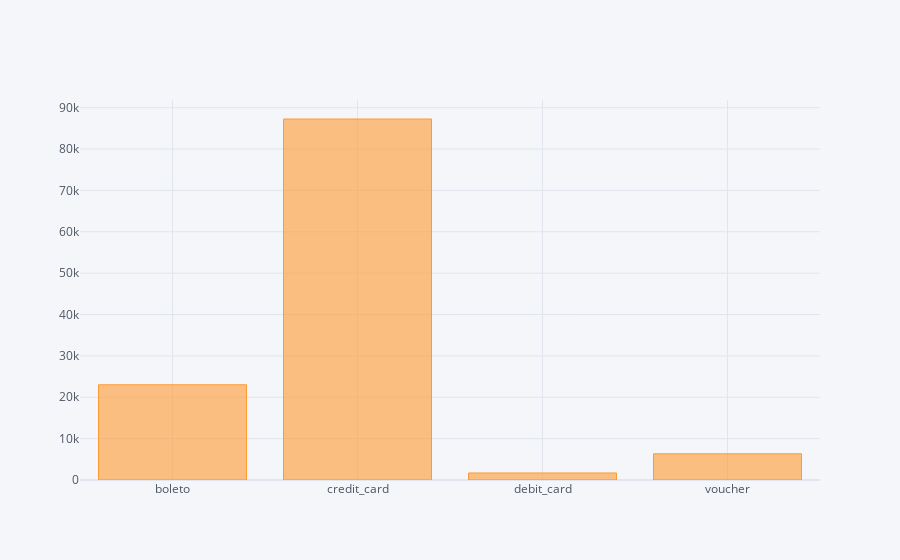

Notebook cell for this chart:
### Code cell
df.groupby('payment_type').count()['order_id'].iplot(kind='bar')

### Figure 1 — Plotly figure (JSON) as saved in the notebook; plotly's stock layout.template omitted (floating-point values rounded to 4 significant figures)
{"data": [{"marker": {"color": "rgba(255, 153, 51, 0.6)", "line": {"color": "rgba(255, 153, 51, 1.0)", "width": 1}}, "name": "order_id", "orientation": "v", "text": "", "x": ["boleto", "credit_card", "debit_card", "voucher"], "y": [23018, 87266, 1699, 6332], "type": "bar"}], "layout": {"legend": {"bgcolor": "#F5F6F9", "font": {"color": "#4D5663"}}, "paper_bgcolor": "#F5F6F9", "plot_bgcolor": "#F5F6F9", "title": {"font": {"color": "#4D5663"}}, "xaxis": {"gridcolor": "#E1E5ED", "showgrid": true, "tickfont": {"color": "#4D5663"}, "title": {"font": {"color": "#4D5663"}, "text": ""}, "zerolinecolor": "#E1E5ED"}, "yaxis": {"gridcolor": "#E1E5ED", "showgrid": true, "tickfont": {"color": "#4D5663"}, "title": {"font": {"color": "#4D5663"}, "text": ""}, "zerolinecolor": "#E1E5ED"}}}
